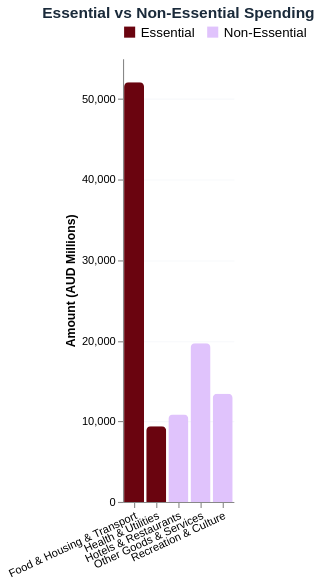

Vega-Lite specification for this chart:
### Vega-Lite specification from a JSON file in a GitHub repository (floating-point values rounded to 4 significant figures)
{"$schema": "https://vega.github.io/schema/vega-lite/v5.json", "title": {"text": "Essential vs Non-Essential Spending", "fontSize": 14, "fontWeight": 600, "color": "#1a2a3a"}, "width": "container", "height": 400, "config": {"view": {"stroke": "transparent"}}, "data": {"values": [{"type": "Essential", "category": "Food & Housing & Transport", "amount": 52068}, {"type": "Essential", "category": "Health & Utilities", "amount": 9396}, {"type": "Non-Essential", "category": "Recreation & Culture", "amount": 13436}, {"type": "Non-Essential", "category": "Hotels & Restaurants", "amount": 10834}, {"type": "Non-Essential", "category": "Other Goods & Services", "amount": 19684}]}, "params": [{"name": "typeHighlight", "select": {"type": "point", "on": "mouseover", "fields": ["type"]}}], "mark": {"type": "bar", "tooltip": {"content": "data"}, "cornerRadiusEnd": 4}, "encoding": {"x": {"field": "category", "type": "nominal", "title": null, "axis": {"labelAngle": -25, "labelFontSize": 10}}, "y": {"field": "amount", "type": "quantitative", "title": "Amount (AUD Millions)", "axis": {"tickCount": 5, "grid": true, "gridColor": "#e2e8f0", "gridOpacity": 0.3}}, "color": {"field": "type", "type": "nominal", "scale": {"domain": ["Essential", "Non-Essential"], "range": ["#6A040F", "#E0C3FC"]}, "legend": {"orient": "top", "title": null, "labelFontSize": 12}}, "opacity": {"condition": {"param": "typeHighlight", "value": 1}, "value": 0.2}, "strokeOpacity": {"condition": {"param": "typeHighlight", "value": 1}, "value": 0}, "tooltip": [{"field": "category", "type": "nominal", "title": "Category"}, {"field": "type", "type": "nominal", "title": "Type"}, {"field": "amount", "type": "quantitative", "title": "Amount (AUD Mn)", "format": ",.0f"}]}}
